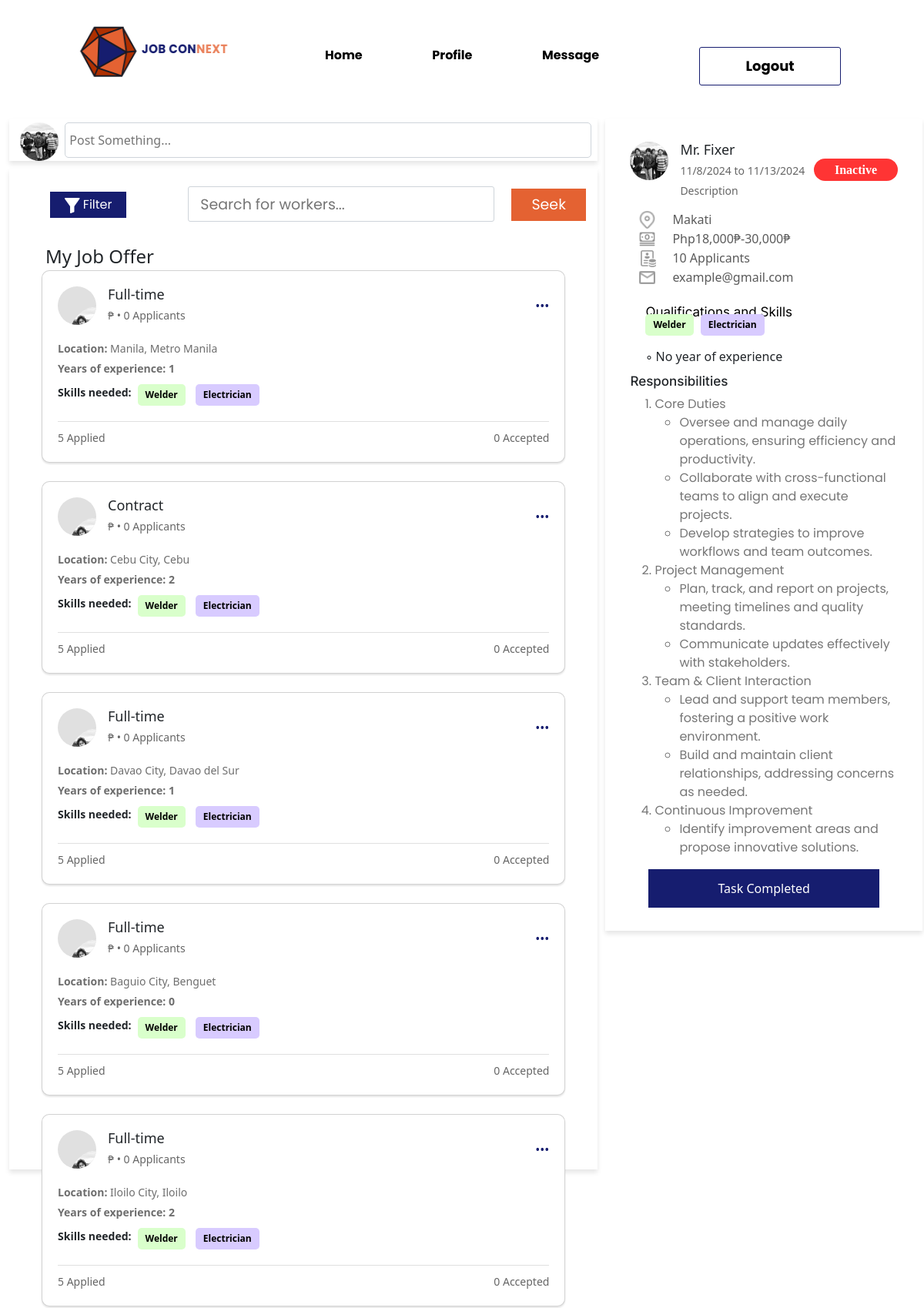
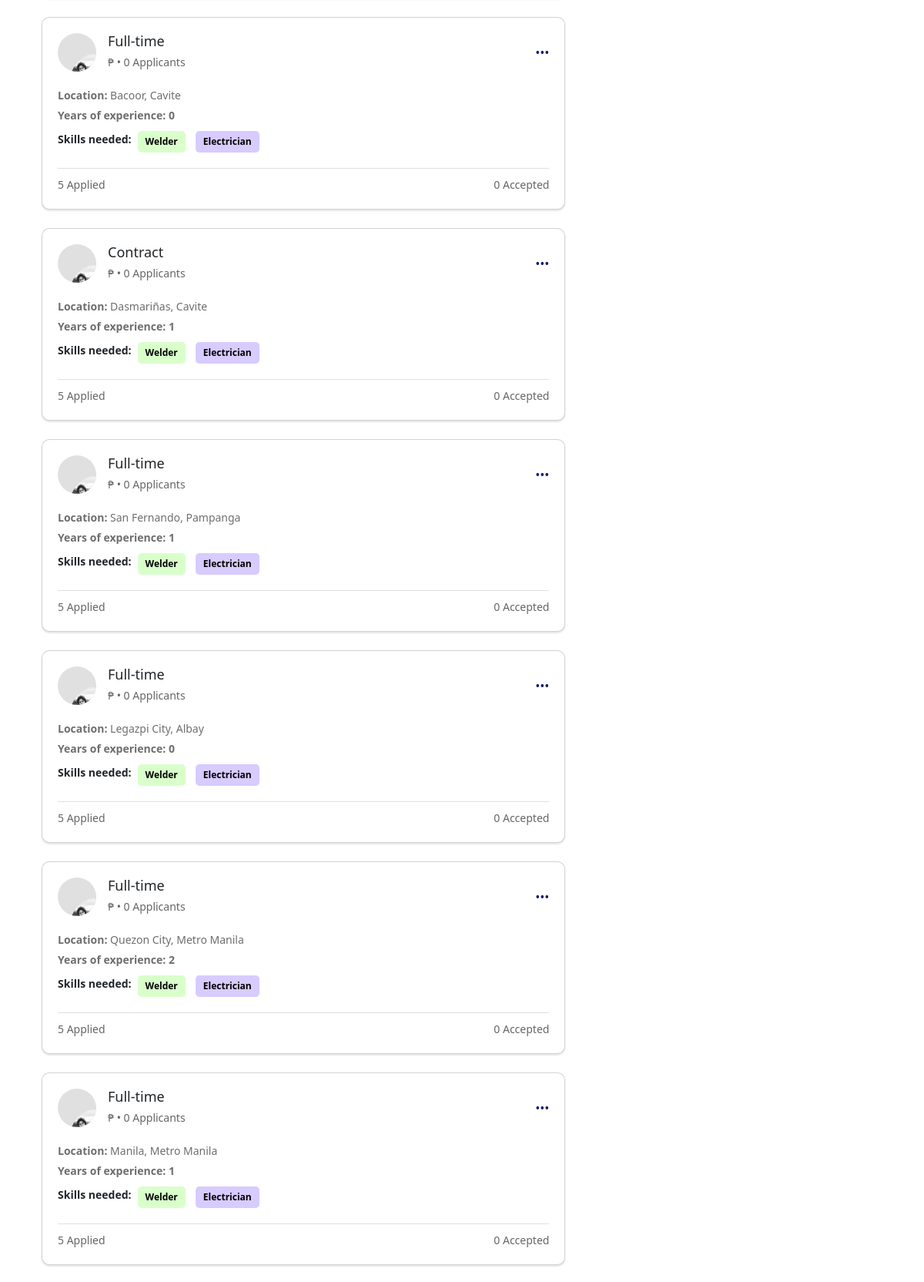
/ClientPortal/client-inactive.php (upper part), run on the app's committed database (2 pictures, top to bottom).
### tables this page shows
CREATE TABLE `tbl_client_jobpost` (
  `client_id` int(11) NOT NULL,
  `job_post_id` int(10) NOT NULL,
  `job_offer` varchar(50) NOT NULL,
  `salary_start` int(25) NOT NULL,
  `salary_end` int(25) NOT NULL,
  `client_file` varchar(255) NOT NULL,
  `filePath` varchar(255) NOT NULL DEFAULT 'uploads/',
  `job_status` varchar(255) NOT NULL,
  `description` varchar(255) NOT NULL,
  `location` varchar(55) NOT NULL,
  `applicants` int(11) NOT NULL,
  `year_exp` int(11) NOT NULL,
  `start_posted` date NOT NULL DEFAULT current_timestamp(),
  `deadline` date NOT NULL
);

### ClientPortal/client-inactive.php (the view, shortened to what this page needs)
<?php
    include '../db_con/db_connection.php';
?>
<!DOCTYPE html>
<html lang="en">
<head>
    <link href="https://cdn.jsdelivr.net/npm/bootstrap@5.3.3/dist/css/bootstrap.min.css" rel="stylesheet"
>
    <link rel="stylesheet" href="../Assets/css/client-inactive.css">
    <link rel="stylesheet" href="../Assets/css/style.css">
</head>
<body>
<?php include "../ClientPortal/components/navbar.php"?>
    <div class="container-fluid custom-container" id="main_content">
        <div class="add_job">
            <div class="dp_photo">
                <img src="../Assets/image/18a32bd5b48b9bc6ead9580129a54aaf.jpg" alt="">
                <input type="text" class="custom-input" placeholder="Post Something..." id="post_something">
            </div>
        </div>
        <div class="container worker_details">
            <div class="container worker_detail_header">
                <div class="job-header">
                    <div class="profile-info">
                        <div class="avatar">
                            <img src="../Assets/image/18a32bd5b48b9bc6ead9580129a54aaf.jpg" alt="Avatar">
                        </div>
                        <div class="details">
                            <h3>Mr. Fixer</h3>
                            <p>11/8/2024 to 11/13/2024</p>
                            <p>Description</p>
                        </div>
                    </div>
                    <div class="inactive-menu">
                        <a href="../ClientPortal/client-showjob.php">
                            <button>
                                Inactive
                            </button>
                        </a>
                    </div>
                </div>
                <div class="short-info-container">
                    <div class="short-info">
                        <img src="../Assets/image/Location.png" alt="">
                        <p>Makati</p>
                    </div>
                    <div class="short-info">
                        <img src="../Assets/image/Stack of Money.png" alt="">
                        <p>Php18,000₱-30,000₱</p>
                    </div>
                    <div class="short-info">
                        <img src="../Assets/image/Applicant.png" alt="">
                        <p>10 Applicants</p>
                    </div>
                    <div class="short-info">
                        <img src="../Assets/image/ic_outline-email.png" alt="">
                        <p>example@gmail.com</p>
                    </div>
                </div>
                <div class="skills-worker-details">
                    <p>Qualifications and Skills</p>
                </div>
                <div class="skills-available-details">
                    <span class="skill-tag green">Welder</span>
                    <span class="skill-tag purple">Electrician</span>
                </div>
                <div class="no-ex">
                    <p>◦ No year of experience</p>
                </div>
                <div class="responsibilities">
                    <h3>Responsibilities</h3>
                    <ol>
                        <li>Core Duties
                            <ul>
                                <li>Oversee and manage daily operations, ensuring efficiency and productivity.</li>
                                <li>Collaborate with cross-functional teams to align and execute projects.</li>
                                <li>Develop strategies to improve workflows and team outcomes.</li>
                            </ul>
                        </li>
                        <li>Project Management
                            <ul>
                                <li>Plan, track, and report on projects, meeting timelines and quality standards.</li>
                                <li>Communicate updates effectively with stakeholders.</li>
                            </ul>
                        </li>
                        <li>Team & Client Interaction
                            <ul>
                                <li>Lead and support team members, fostering a positive work environment.</li>
                                <li>Build and maintain client relationships, addressing concerns as needed.</li>
                            </ul>
                        </li>
                        <li>Continuous Improvement
                            <ul>
                                <li>Identify improvement areas and propose innovative solutions.</li>
                            </ul>
                        </li>
                    </ol>
                    <div class="job-done">
                        <a href="../ClientPortal/client_rate-workers.php">
                            <button>
                                Task Completed
                            </button>
                        </a>
                    </div>
                </div>
            </div>
        </div>
        <div class="page_content">
            <div class="row content-header">
                <div class="col-sm-3">
                    <div class="container-fluid content-filter">
                        <button>
                            <img src="../Assets/image/filter (1) 1.png" alt="">
                            <span>
                                Filter
                            </span>
                        </button>
                    </div>
                </div>
                <div class="col-sm-7">
                    <div class="container-fluid freelance-search">
                        <input type="text" placeholder="  Search for workers..." id="freelance-search">
                    </div>
                </div>
                <div class="col-sm-2">
                    <div class="seek-worker">
                        <button>
                            <span>
                                Seek
                            </span>
                        </button>
                    </div>
                </div>
            </div>
            <div class="row title-section">
                <div class="col content-title">
                    <p>
                        My Job Offer
                    </p>
                </div>
            </div>
            <?php
            $job_offerqry = "SELECT * FROM tbl_client_jobpost";
            $jobEXoffer = mysqli_query($conn, $job_offerqry);
                while ($jobGetdata = mysqli_fetch_assoc($jobEXoffer)){
                $job_salary = $jobGetdata['salary'];
                $num_applicants = $jobGetdata['applicants'];
                $yr_Exp = $jobGetdata['year_exp'];
                $job_loc = $jobGetdata['location'];
                $job_offer = $jobGetdata['job_offer'];
            ?>
            <div class="row job-card">
                <div class="col-sm-12">
                    <a href="" class="card-link">
                        <div class="card" id="my-offer">
                            <div class="job-header">
                                <div class="profile-info">
                                    <div class="avatar">
                                        <img src="../Assets/image/18a32bd5b48b9bc6ead9580129a54aaf.jpg" alt="Avatar">
                                    </div>
                                    <div class="details">
                                        <h3><?php echo $job_offer?></h3>
                                        <p><?php echo $job_salary. "₱"." "."•"." ". $num_applicants." "."Applicants" ?></p>
                                    </div>
                                </div>
                                <div class="job-dates">
                                    <div class="menu">•••</div>
                                </div>
                            </div>
                            <div class="job-body">
                                <div class="info">
                                    <p>
                                        <strong>Location:</strong>
                                        <?php echo $job_loc ?>
                                    </p>
                                    <p>
                                        <strong><?php echo "Years of experience: ". $yr_Exp ?></strong>
                                    </p>
                                </div>
                                <div class="skills">
                                    <p><strong>Skills needed:</strong></p>
                                    <span class="skill-tag green">Welder</span>
                                    <span class="skill-tag purple">Electrician</span>
                                </div>
                            </div>
                            <div class="job-footer">
                                <p>5 Applied</p>
                                <p>0 Accepted</p>
                            </div>
                        </div>
                </div>
                <br>
            </div>
            <?php }?>
    </div>
</body>
</html>

### Assets/css/style.css (style rules this page uses)
a { text-decoration: none; }
input, .btn { border: 1px solid gray; border-radius: 5px; padding: 5px; }
* { margin: 0px; padding: 0px; }
input { border-color: #ced4da !important; }
textarea, input, select:focus { outline: none !important; box-shadow: none !important; border-color: #ced4da !important; }
p, input, button { margin: 0px; }

### data on the page
tbl_client_jobpost: job_offer "Full-time", applicants "0", location "Manila, Metro Manila", year_exp "1"
tbl_client_jobpost: job_offer "Contract", applicants "0", location "Cebu City, Cebu", year_exp "2"
tbl_client_jobpost: job_offer "Full-time", applicants "0", location "Davao City, Davao del Sur", year_exp "1"
tbl_client_jobpost: job_offer "Full-time", applicants "0", location "Baguio City, Benguet", year_exp "0"
tbl_client_jobpost: job_offer "Full-time", applicants "0", location "Iloilo City, Iloilo", year_exp "2"
tbl_client_jobpost: job_offer "Full-time", applicants "0", location "Bacoor, Cavite", year_exp "0"
tbl_client_jobpost: job_offer "Contract", applicants "0", location "Dasmariñas, Cavite", year_exp "1"
tbl_client_jobpost: job_offer "Full-time", applicants "0", location "San Fernando, Pampanga", year_exp "1"
tbl_client_jobpost: job_offer "Full-time", applicants "0", location "Legazpi City, Albay", year_exp "0"
tbl_client_jobpost: job_offer "Full-time", applicants "0", location "Quezon City, Metro Manila", year_exp "2"
tbl_client_jobpost: job_offer "Full-time", applicants "0", location "Manila, Metro Manila", year_exp "1"
